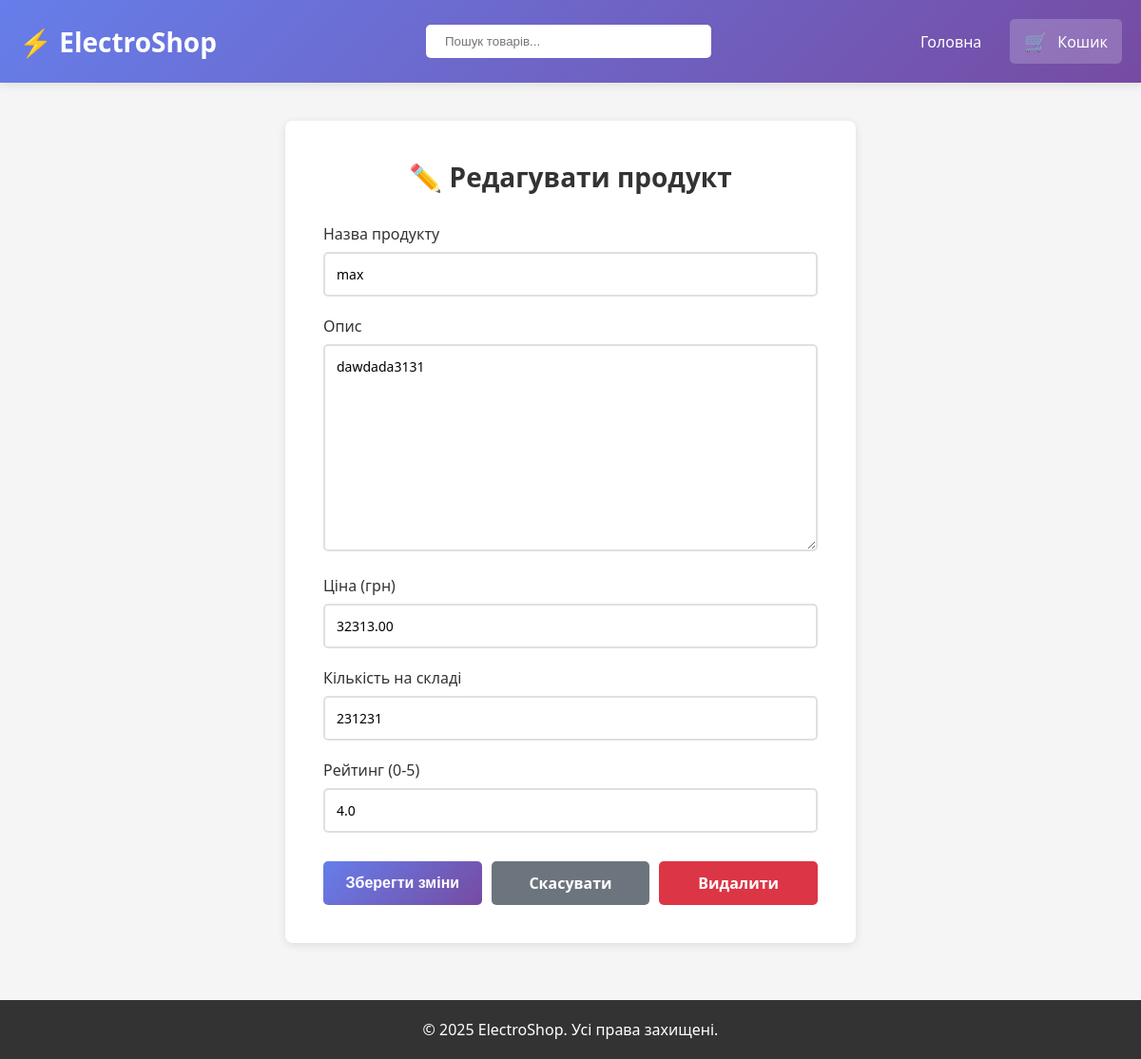
The app's page /edit-product/2/ with its own data.
### default/models.py (models this page shows, shortened)
class Product(models.Model):
    name = models.CharField(max_length=255)
    description = models.TextField()
    price = models.DecimalField(max_digits=10, decimal_places=2)
    stock = models.PositiveIntegerField()
    rating = models.FloatField(default=0.0)

### default/views.py (the view)
# urls.py: path('edit-product/<int:product_id>/', views.edit_product, name='edit_product'),
def edit_product(request, product_id):
    try:
        product = Product.objects.get(id=product_id)
    except Product.DoesNotExist:
        messages.error(request, 'Продукт не знайдено!')
        return redirect('home')
    if request.method == 'POST':
        form = AddProduct(request.POST)
        if form.is_valid():
            product.name = form.cleaned_data['name']
            product.description = form.cleaned_data['description']
            product.price = form.cleaned_data['price']
            product.stock = form.cleaned_data['stock']
            product.rating = form.cleaned_data['rating']
            product.save()
            messages.success(request, 'Продукт успішно оновлено!')
            return redirect('home')
    else:
        form = AddProduct(initial={
            'name': product.name,
            'description': product.description,
            'price': product.price,
            'stock': product.stock,
            'rating': product.rating
        })
    return render(request, 'edit_product.html', {'form': form, 'product': product})

### default/forms.py (shortened to what this page needs)
class AddProduct(forms.Form):
    name = forms.CharField(max_length=255)
    description = forms.CharField(widget=forms.Textarea)
    price = forms.DecimalField(max_digits=10, decimal_places=2)
    stock = forms.IntegerField(min_value=0)
    rating = forms.FloatField(min_value=0.0, max_value=5.0)
    class Meta:
        model = Product
        fields = ['name', 'description', 'price', 'stock', 'rating']

### default/templates/edit_product.html (shortened to what this page needs)
{% extends 'base.html' %}
{% block content %}
<div class="edit-product-container">
    <h2>✏️ Редагувати продукт</h2>
    <form method="post" novalidate>
        <div class="form-group">
            <label for="{{ form.name.id_for_label }}">Назва продукту</label>
            {{ form.name }}
        </div>
        <div class="form-group">
            <label for="{{ form.description.id_for_label }}">Опис</label>
            {{ form.description }}
        </div>
        <div class="form-group">
            <label for="{{ form.price.id_for_label }}">Ціна (грн)</label>
            {{ form.price }}
        </div>
        <div class="form-group">
            <label for="{{ form.stock.id_for_label }}">Кількість на складі</label>
            {{ form.stock }}
        </div>
        <div class="form-group">
            <label for="{{ form.rating.id_for_label }}">Рейтинг (0-5)</label>
            {{ form.rating }}
        </div>
        <div class="button-group">
            <button type="submit" class="submit-btn">Зберегти зміни</button>
            <a href="/" class="cancel-btn">Скасувати</a>
            <a href="/delete-product/{{ product.id }}/" class="delete-btn" onclick="return confirm('Ви впевнені?')">Видалити</a>
        </div>
    </form>
</div>
{% endblock %}

### default/templates/base.html (style rules this page uses)
* { margin: 0; padding: 0; box-sizing: border-box; }
body { font-family: 'Segoe UI', Tahoma, Geneva, Verdana, sans-serif; background-color: #f5f5f5; color: #333; }

### default/templates/edit_product.html (style rules this page uses)
.edit-product-container { max-width: 600px; margin: 40px auto; background: white; padding: 40px; border-radius: 8px; box-shadow: 0 2px 10px rgba(0,0,0,0.1); }
.edit-product-container h2 { text-align: center; margin-bottom: 30px; color: #333; font-size: 28px; }
.form-group { margin-bottom: 20px; }
.form-group label { display: block; margin-bottom: 8px; font-weight: 500; color: #333; }
.form-group input, .form-group textarea { width: 100%; padding: 12px; border: 2px solid #e0e0e0; border-radius: 5px; font-size: 14px; font-family: inherit; transition: border-color 0.3s; }
.form-group textarea { resize: vertical; min-height: 120px; }
.button-group { display: flex; gap: 10px; margin-top: 30px; }
.button-group button, .button-group a { flex: 1; padding: 12px; border: none; border-radius: 5px; font-size: 16px; font-weight: 600; cursor: pointer; transition: transform 0.3s, box-shadow 0.3s; text-decoration: none; text-align: center; display: flex; align-items: center; justify-content: center; }
.submit-btn { background: linear-gradient(135deg, #667eea 0%, #764ba2 100%); color: white; }
.cancel-btn { background-color: #6c757d; color: white; }
.delete-btn { background-color: #dc3545; color: white; }

### records on screen
Product: name "max", description "dawdada3131", price "32313.00", stock "231231", rating "4.0"
